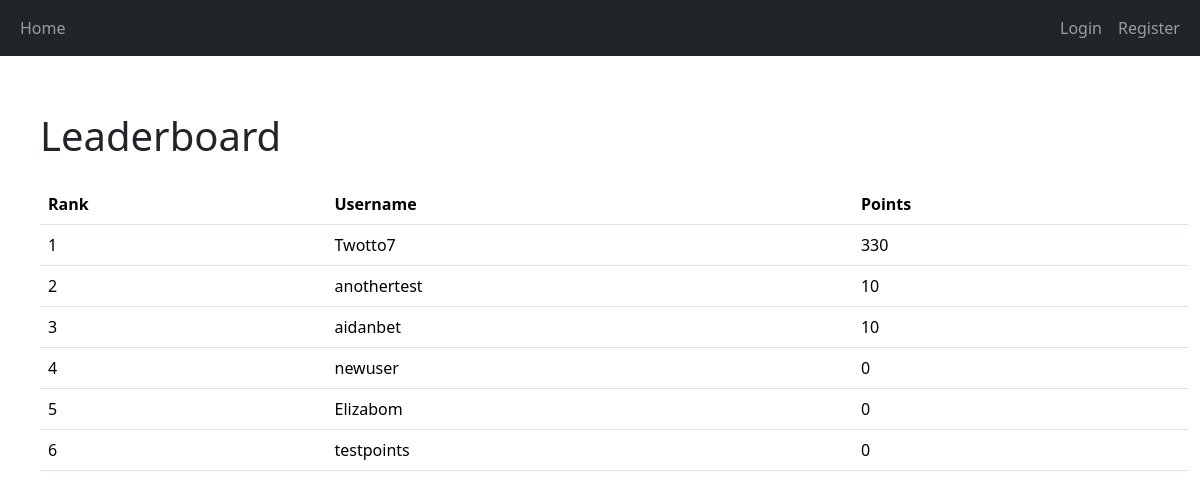
The app's page /leaderboard with its own data.
### app/auth/models.py (models this page shows, shortened)
class User(db.Model, UserMixin):
    user_id = db.Column(db.Integer, primary_key=True)
    username = db.Column(db.String(80), unique=True, nullable=False)
    email = db.Column(db.String(120), unique=True, nullable=False)
    password_hash = db.Column(db.String(128), nullable=False)
    points = db.Column(db.Integer, default=0)  # Add points column
    login_events = db.relationship('LoginEvent', backref='user', cascade='all, delete-orphan', lazy=True)
    decks = db.relationship('Deck', backref='user', cascade='all, delete-orphan', lazy=True)

### app/main/routes.py (the view)
@main_blueprint.route('/leaderboard')
def leaderboard():
    users = User.query.order_by(User.points.desc()).limit(10).all()  # Get top 10 users
    return render_template('leaderboard.html', users=users)

### app/main/templates/leaderboard.html (shortened to what this page needs)
{% extends "base.html" %}
{% block content %}
<div class="container mt-4">
    <h1 class="mb-4">Leaderboard</h1>
    <table class="table">
        <thead>
            <tr>
                <th>Rank</th>
                <th>Username</th>
                <th>Points</th>
            </tr>
        </thead>
        <tbody>
            {% for user in users %}
            <tr>
                <td>{{ loop.index }}</td>
                <td>{{ user.username }}</td>
                <td>{{ user.points }}</td>
            </tr>
            {% endfor %}
        </tbody>
    </table>
</div>
{% endblock %}

### app/templates/base.html (shortened to what this page needs)
<!doctype html>
<html lang="en">
<head>
    <link href="https://cdn.jsdelivr.net/npm/bootstrap@5.3.2/dist/css/bootstrap.min.css" rel="stylesheet"
>
    <link rel="stylesheet" href="{{ url_for('static', filename='styles.css') }}">
</head>
<body>
<header class="site-header">
    <nav class="navbar navbar-expand-sm navbar-dark bg-dark">
        <div class="container-fluid">
            <div class="collapse navbar-collapse" id="navbarToggle">
                <div class="navbar-nav me-auto">
                    {% if current_user.is_authenticated %}
                    <a class="nav-item nav-link" href="{{ url_for('main.dashboard') }}">Dashboard</a>
                        <a class="nav-item nav-link" href="{{ url_for('decks.create_deck') }}">Create Deck</a>
                        <a class="nav-item nav-link" href="{{ url_for('decks.add_card') }}">Add Card</a>
                    <a class="nav-item nav-link" href="{{ url_for('decks.decks') }}">Decks</a>
                        <a class="nav-item nav-link" href="{{ url_for('decks.public_decks') }}">Public Decks</a>
                        <a class="nav-item nav-link" href="{{ url_for('main.leaderboard') }}">Leaderboard</a>
                </div>
                <div class="navbar-nav ms-auto">
                    <a class="nav-link" href="{{ url_for('auth.account_settings') }}">Account Settings</a>
                    <a class="nav-item nav-link" href="{{ url_for('auth.logout') }}">Logout</a>
                    {% else %}
                    <a class="nav-item nav-link" href="{{ url_for('main.index') }}">Home</a>
                </div>
                <div class="navbar-nav ms-auto">
                    <a class="nav-item nav-link" href="{{ url_for('auth.login') }}">Login</a>
                    <a class="nav-item nav-link" href="{{ url_for('auth.register') }}">Register</a>
                    {% endif %}
                </div>
            </div>
        </div>
    </nav>
</header>
<main role="main" class="container-fluid">
    <div class="row mt-2 ms-3">
        <div class="col-auto text-center">
        </div>
    </div>
    <div class="row mt-3 ms-3">
        {% block content %}{% endblock %}
    </div>
</main>
</body>
</html>

### records on screen
User: username "Twotto7", points "330"
User: username "anothertest", points "10"
User: username "aidanbet", points "10"
User: username "newuser", points "0"
User: username "Elizabom", points "0"
User: username "testpoints", points "0"
